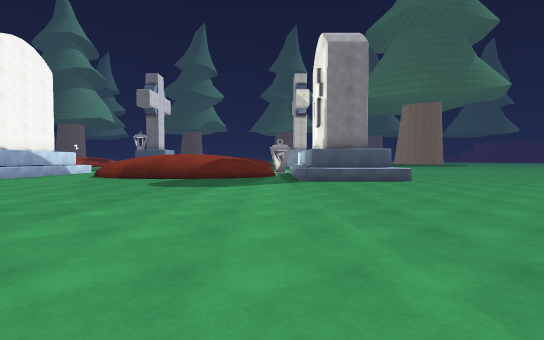
view 1 (above)

24 first-person views from a walk through a 3-D level made in the Unity game engine. The camera is 1.3 m above the floor, tilts 2° down and sees 85° across. The floor is counted in squares, 1.8 m on a side. Each view is taken from the middle of a square. On the plan, view 1 faces up. The plan holds only what a view shows up to about 10 squares ahead; the rest is blank. The place goes on beyond the plan. The player is left out. Some animated figures are left out. Surface patterns are stand-ins for the level's own textures.

view 2
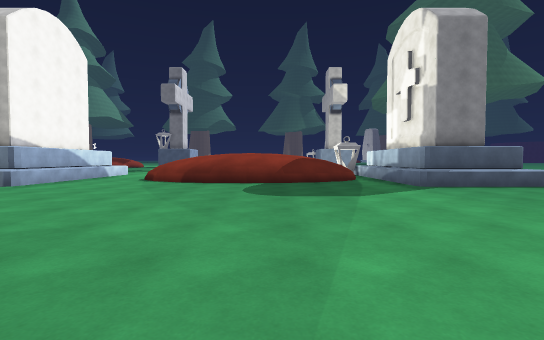

view 3
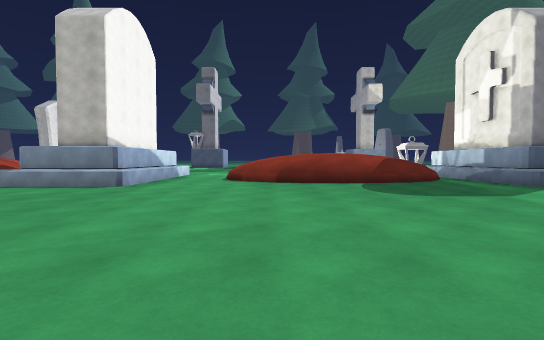

view 4
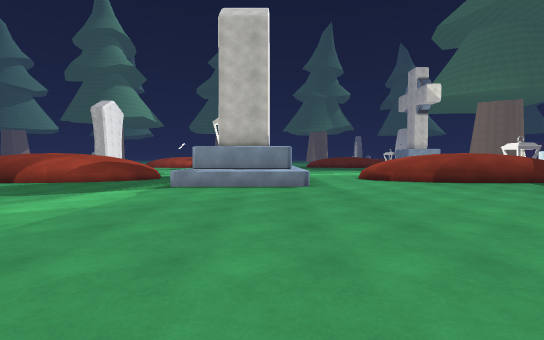

view 5
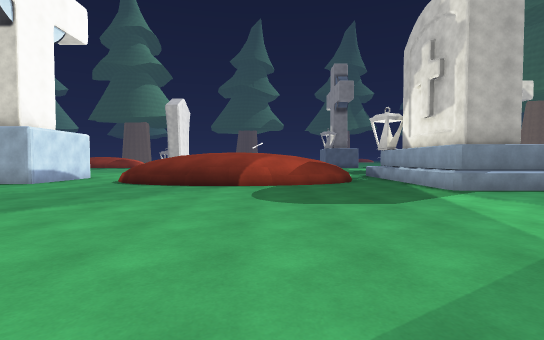

view 6
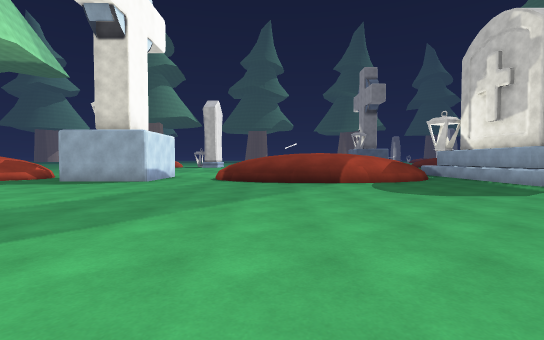

view 7
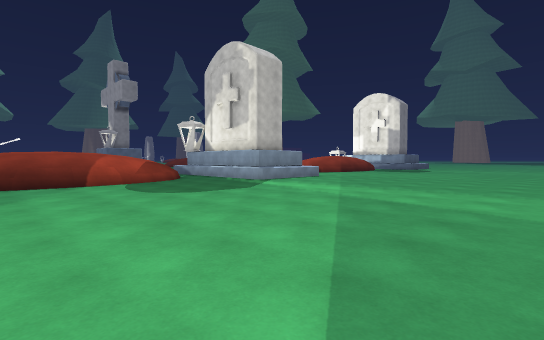

view 8
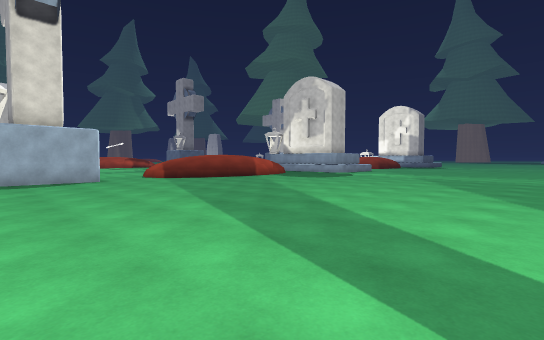

view 9
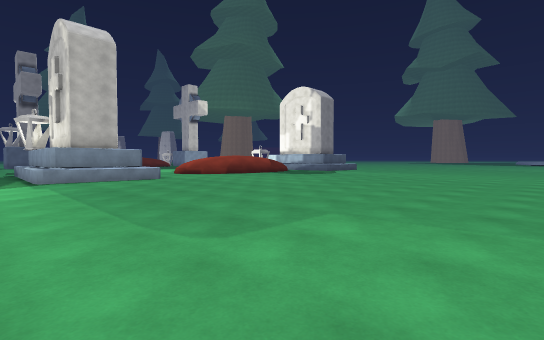

view 10
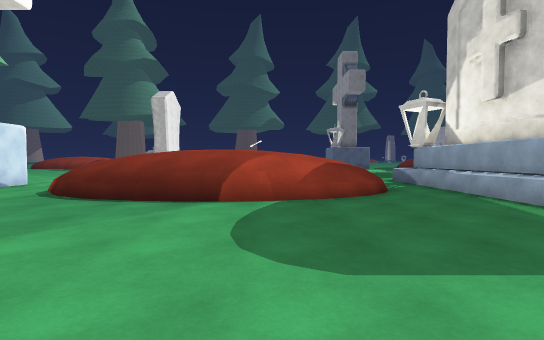

view 11
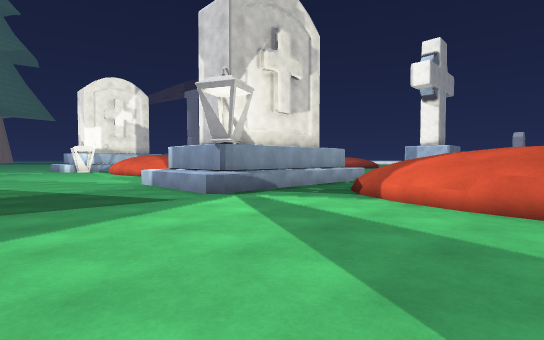

view 12
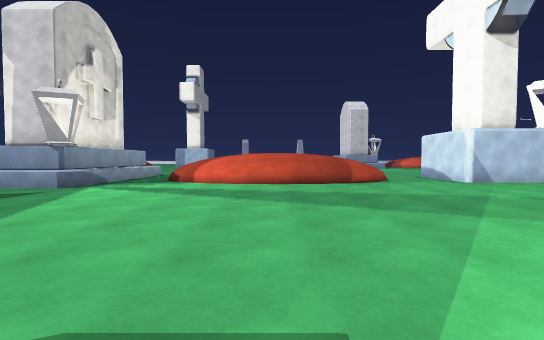

view 13
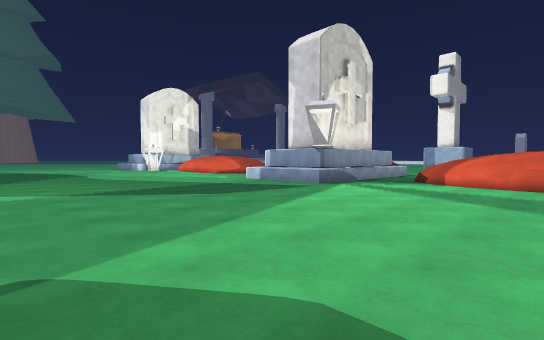

view 14
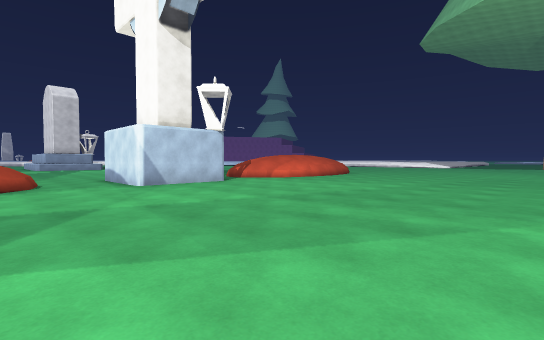

view 15
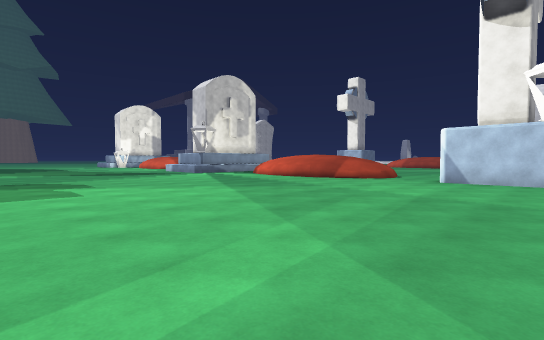

view 16
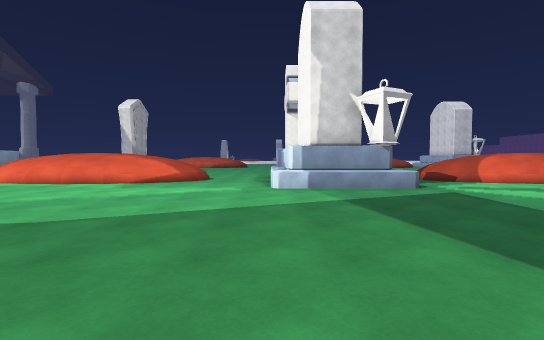

view 17
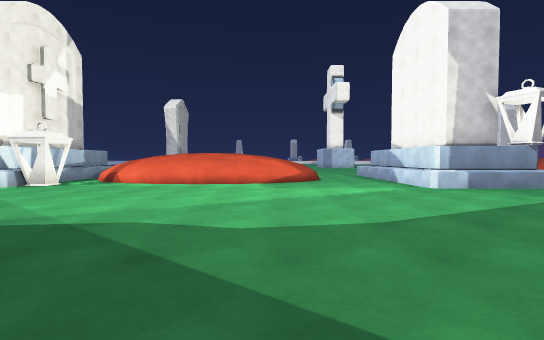

view 18
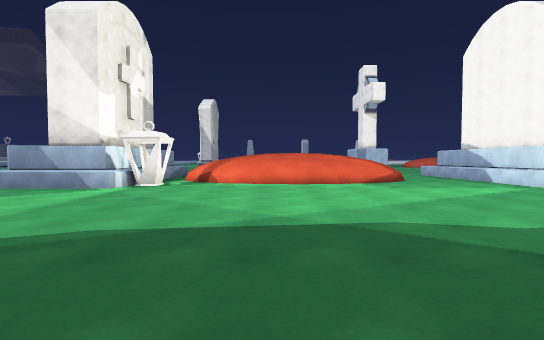

view 19
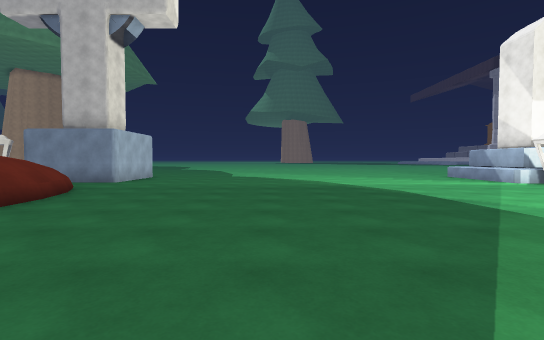

view 20
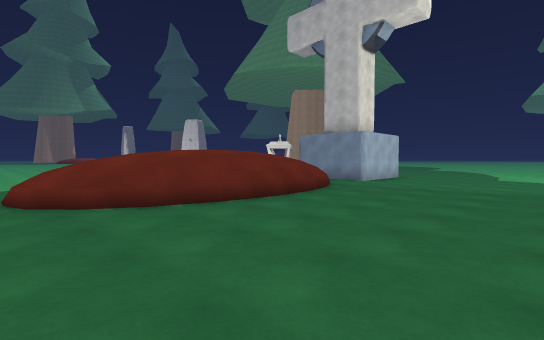

view 21
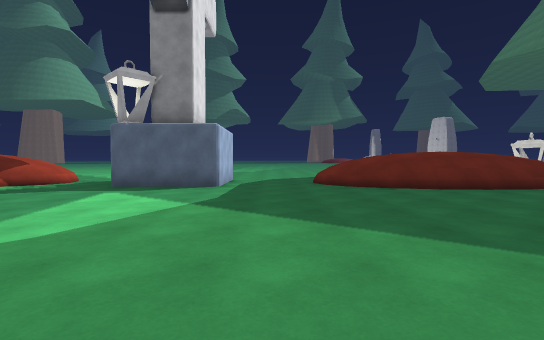

view 22
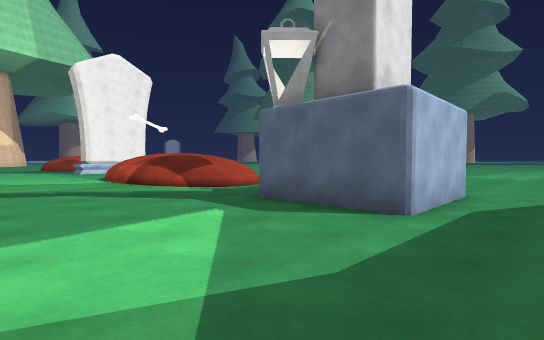

view 23
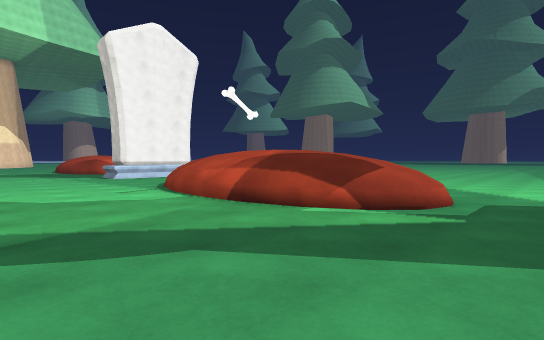

view 24
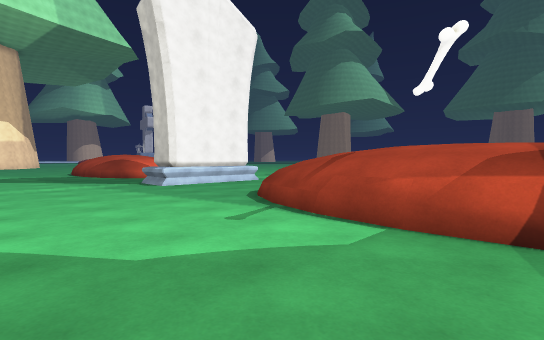

### Floor plan
Key: @ floor where view 1 was taken; # wall or solid block; x gap in a wall; . main floor; : floor 0.25 m higher than the main floor; + floor 0.75 m higher than the main floor; * floor 1 m higher than the main floor; % floor 1.25 m higher than the main floor; & floor 1.5 m higher than the main floor; $ floor 1.75 m higher than the main floor; / step, stairs or slope; = window, fence, low wall or low ledge; ^ raised ledge; B bones; O other object.
Columns run from 28 left of view 1 to 5 right of it. Each row starts with its distance up from view 1.
 35             ..   ..
 34             ...  ...
 33             ...  ....        OO
 32             ...  #...  ===    #
 31   #..      ^^..  #...      =  #
 30   #..^^^BB^^^..  #...*&$$$ # .#
 29 .##...^^^^^^^..O##...:*x##x=..#
 28 ........==............./==.....
 27 ................................
 26 .................................
 25 .................................
 24 ...............................
 23 ...............................
 22 ...............................
 21 ...............................
 20 ...............................
 19 ...............................
 18 ................................
 17 ................................
 16 ..............^O##^.........OO###
 15 ......//====..^O #^....===#..^
 14 O###.//&&&&#=.^###^..+%&&&#=.^
 13  ###./%&$$$&=.^#           #
 12 ####..+%  #==.^#  ^..:*   x=.^
 11 ........===...^###^....===...^###
 10 ..............=^^^^..........^^^^.
  9 ..................................
  8 ..................................
  7 ..................................
  6 ..................................
  5 ..................................
  4 .................................
  3 ................................
  2 ...............................
  1 ..........   .................
  0              .............. @
 -1              ..........

Positions as (right, up) in squares from view 1, and headings:
1: (0, 0), facing up
2: (-3, 2), facing up
3: (-6, 2), facing up
4: (-11, 2), facing up
5: (-18, 3), facing up
6: (-21, 2), facing up
7: (-21, 2), facing up-right
8: (-28, 1), facing up-right
9: (-15, -1), facing up-right
10: (-18, 6), facing up
11: (-19, 20), facing down-right
12: (-19, 24), facing down
13: (-19, 24), facing down-right
14: (-22, 23), facing down-left
15: (-28, 25), facing down-right
16: (-10, 24), facing down
17: (-6, 24), facing down
18: (-3, 24), facing down
19: (-8, 24), facing right
20: (-8, 24), facing up-right
21: (-9, 21), facing up
22: (-9, 25), facing up-left
23: (-14, 25), facing up-left
24: (-18, 25), facing up-left
